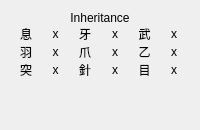
           <widget class="QWidget" name="inheritanceTab">
            <attribute name="title">
             <string>Inheritance</string>
            </attribute>
            <layout class="QVBoxLayout">
             <property name="spacing">
              <number>0</number>
             </property>
             <item>
              <widget class="QLabel" name="inheritanceLabel">
               <property name="text">
                <string>Inheritance</string>
               </property>
               <property name="alignment">
                <set>Qt::AlignCenter</set>
               </property>
              </widget>
             </item>
             <item>
              <layout class="QGridLayout" name="inheritanceGrid">
               <property name="verticalSpacing">
                <number>0</number>
               </property>
               <item row="0" column="1">
                <widget class="QLabel" name="inheritBreath">
                 <property name="text">
                  <string> x </string>
                 </property>
                 <property name="alignment">
                  <set>Qt::AlignCenter</set>
                 </property>
                 <property name="textInteractionFlags">
                  <set>Qt::LinksAccessibleByMouse|Qt::TextSelectableByMouse</set>
                 </property>
                </widget>
               </item>
               <item row="1" column="1">
                <widget class="QLabel" name="inheritWing">
                 <property name="text">
                  <string> x </string>
                 </property>
                 <property name="alignment">
                  <set>Qt::AlignCenter</set>
                 </property>
                 <property name="textInteractionFlags">
                  <set>Qt::LinksAccessibleByMouse|Qt::TextSelectableByMouse</set>
                 </property>
                </widget>
               </item>
               <item row="2" column="1">
                <widget class="QLabel" name="inheritPierce">
                 <property name="text">
                  <string> x </string>
                 </property>
                 <property name="alignment">
                  <set>Qt::AlignCenter</set>
                 </property>
                 <property name="textInteractionFlags">
                  <set>Qt::LinksAccessibleByMouse|Qt::TextSelectableByMouse</set>
                 </property>
                </widget>
               </item>
               <item row="0" column="3">
                <widget class="QLabel" name="inheritFang">
                 <property name="text">
                  <string> x </string>
                 </property>
                 <property name="alignment">
                  <set>Qt::AlignCenter</set>
                 </property>
                 <property name="textInteractionFlags">
                  <set>Qt::LinksAccessibleByMouse|Qt::TextSelectableByMouse</set>
                 </property>
                </widget>
               </item>
               <item row="1" column="3">
                <widget class="QLabel" name="inheritClaw">
                 <property name="text">
                  <string> x </string>
                 </property>
                 <property name="alignment">
                  <set>Qt::AlignCenter</set>
                 </property>
                 <property name="textInteractionFlags">
                  <set>Qt::LinksAccessibleByMouse|Qt::TextSelectableByMouse</set>
                 </property>
                </widget>
               </item>
               <item row="2" column="3">
                <widget class="QLabel" name="inheritNeedle">
                 <property name="text">
                  <string> x </string>
                 </property>
                 <property name="alignment">
                  <set>Qt::AlignCenter</set>
                 </property>
                 <property name="textInteractionFlags">
                  <set>Qt::LinksAccessibleByMouse|Qt::TextSelectableByMouse</set>
                 </property>
                </widget>
               </item>
               <item row="0" column="5">
                <widget class="QLabel" name="inheritSword">
                 <property name="text">
                  <string> x </string>
                 </property>
                 <property name="alignment">
                  <set>Qt::AlignCenter</set>
                 </property>
                 <property name="textInteractionFlags">
                  <set>Qt::LinksAccessibleByMouse|Qt::TextSelectableByMouse</set>
                 </property>
                </widget>
               </item>
               <item row="1" column="5">
                <widget class="QLabel" name="inheritStrange">
                 <property name="text">
                  <string> x </string>
                 </property>
                 <property name="alignment">
                  <set>Qt::AlignCenter</set>
                 </property>
                 <property name="textInteractionFlags">
                  <set>Qt::LinksAccessibleByMouse|Qt::TextSelectableByMouse</set>
                 </property>
                </widget>
               </item>
               <item row="2" column="5">
                <widget class="QLabel" name="inheritEye">
                 <property name="text">
                  <string> x </string>
                 </property>
                 <property name="alignment">
                  <set>Qt::AlignCenter</set>
                 </property>
                 <property name="textInteractionFlags">
                  <set>Qt::LinksAccessibleByMouse|Qt::TextSelectableByMouse</set>
                 </property>
                </widget>
               </item>
               <item row="0" column="0">
                <widget class="QLabel" name="inheritBreathLabel">
                 <property name="text">
                  <string>息</string>
                 </property>
                 <property name="alignment">
                  <set>Qt::AlignCenter</set>
                 </property>
                </widget>
               </item>
               <item row="1" column="0">
                <widget class="QLabel" name="inheritWingLabel">
                 <property name="text">
                  <string>羽</string>
                 </property>
                 <property name="alignment">
                  <set>Qt::AlignCenter</set>
                 </property>
                </widget>
               </item>
               <item row="2" column="0">
                <widget class="QLabel" name="inheritPierceLabel">
                 <property name="text">
                  <string>突</string>
                 </property>
                 <property name="alignment">
                  <set>Qt::AlignCenter</set>
                 </property>
                </widget>
               </item>
               <item row="0" column="2">
                <widget class="QLabel" name="inheritFangLabel">
                 <property name="text">
                  <string>牙</string>
                 </property>
                 <property name="alignment">
                  <set>Qt::AlignCenter</set>
                 </property>
                </widget>
               </item>
               <item row="1" column="2">
                <widget class="QLabel" name="inheritClawLabel">
                 <property name="text">
                  <string>爪</string>
                 </property>
                 <property name="alignment">
                  <set>Qt::AlignCenter</set>
                 </property>
                </widget>
               </item>
               <item row="2" column="2">
                <widget class="QLabel" name="inheritNeedleLabel">
                 <property name="text">
                  <string>針</string>
                 </property>
                 <property name="alignment">
                  <set>Qt::AlignCenter</set>
                 </property>
                </widget>
               </item>
               <item row="0" column="4">
                <widget class="QLabel" name="inheritSwordLabel">
                 <property name="text">
                  <string>武</string>
                 </property>
                 <property name="alignment">
                  <set>Qt::AlignCenter</set>
                 </property>
                </widget>
               </item>
               <item row="1" column="4">
                <widget class="QLabel" name="inheritStrangeLabel">
                 <property name="text">
                  <string>乙</string>
                 </property>
                 <property name="alignment">
                  <set>Qt::AlignCenter</set>
                 </property>
                </widget>
               </item>
               <item row="2" column="4">
                <widget class="QLabel" name="inheritSpecialLabel">
                 <property name="text">
                  <string>目</string>
                 </property>
                 <property name="alignment">
                  <set>Qt::AlignCenter</set>
                 </property>
                </widget>
               </item>
              </layout>
             </item>
             <item>
              <spacer>
               <property name="orientation">
                <enum>Qt::Vertical</enum>
               </property>
               <property name="sizeHint" stdset="0">
                <size>
                 <width>20</width>
                 <height>40</height>
                </size>
               </property>
              </spacer>
             </item>
            </layout>
           </widget>
